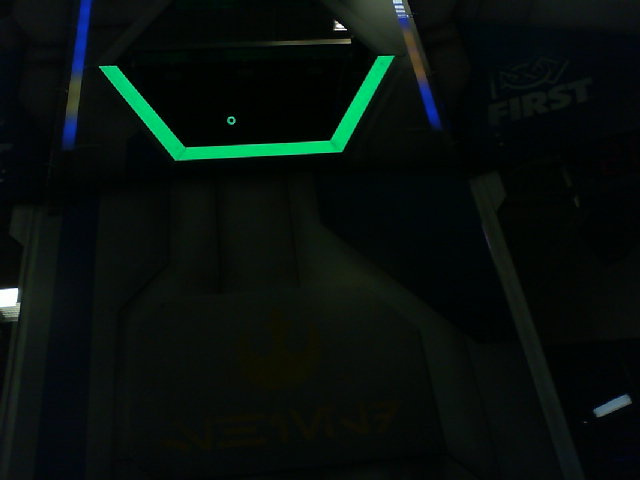
#> input picture Dark Images/BlueGoal-060in-Center.jpg, 640 x 480 px, given in place of the camera
$ python DrawContours.py
#> lines starting #> are read from the running program, lines starting #| are printed output that depends on the picture; after the words box and inside, x2 and y2 are one past the last pixel; in counts of white or black regions, pixels touching at a corner belong together
import cv2 #OpenCV
import numpy as np
cap = cv2.VideoCapture(0) #Video capture device 0
lower = np.array([50,150,80]) #Lower bound for the HSV Filter
upper = np.array([70,255,255]) #Upper bound for the HSV Filter

while(True):
    ret, frame = cap.read() #Read camera by frame
#> frame is the input picture: shape (480, 640, 3); mean B, G, R 12.6, 15.7, 7.4
    gray = cv2.cvtColor(frame, cv2.COLOR_BGR2GRAY) #Converts to Grayscale
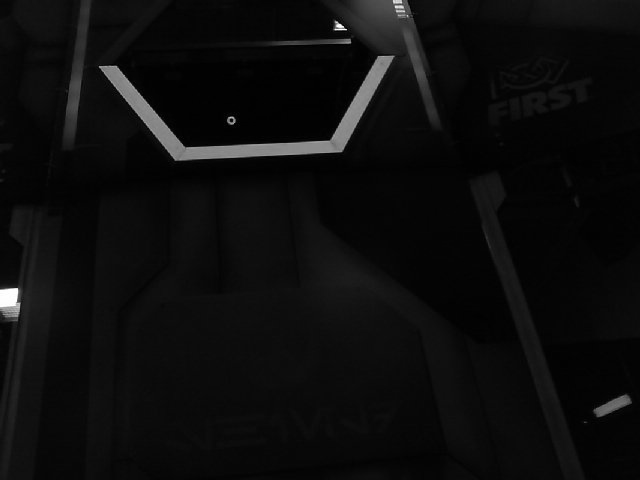
#> gray: shape (480, 640); min 0, max 255, mean 12.9
    cv2.imshow("Grayscale", gray)
    ret, thresh = cv2.threshold(gray, 127, 255, 0)
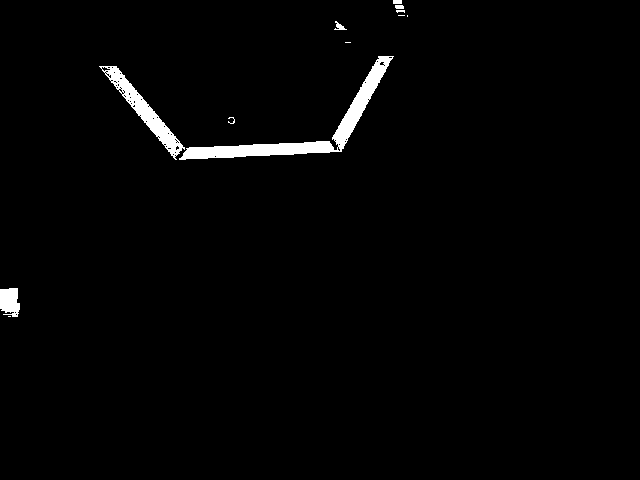
#> thresh: shape (480, 640); 1.7% white; 12 white regions (4 under 20 px)
    contours, hierarchy = cv2.findContours(thresh, cv2.RETR_EXTERNAL, cv2.CHAIN_APPROX_NONE)
#> contours = 12 contours, 6 with area under 20; largest, box (x1, y1, x2, y2) and area: (179, 56, 394, 160) 2912, (99, 66, 185, 160) 1508, (0, 288, 20, 317) 412, (334, 21, 347, 30) 33, (393, 0, 402, 4) 24, (395, 5, 404, 9) 23
    traced = cv2.drawContours(frame, contours, -1, (0,0,255), 3)
    cv2.imshow("Pipeline", traced)

    if cv2.waitKey(1) & 0xFF == ord('q'): #If q is pressed
#> (key q is pressed here)
        break #Exit the loop

cap.release() #Turn off camera
cv2.destroyAllWindows() #Turn off OpenCV

$ run again, on Dark Images/BlueGoal-084in-Center.jpg
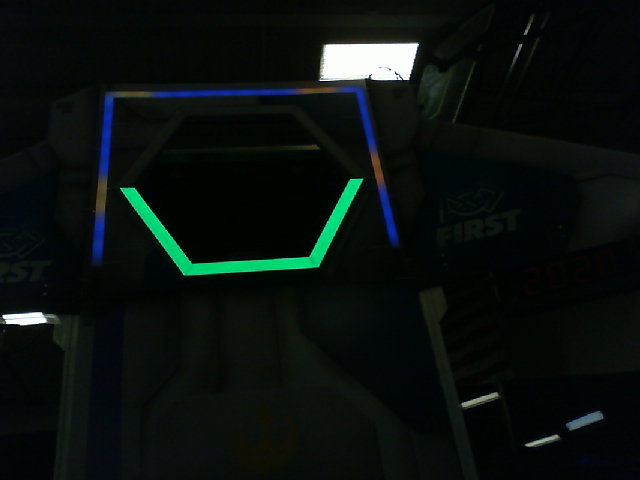
#> input picture Dark Images/BlueGoal-084in-Center.jpg, 640 x 480 px, given in place of the camera
#> frame is the input picture: shape (480, 640, 3); mean B, G, R 14.5, 16.7, 9.8
#> `ret, thresh = cv2.threshold(gray, 127, 255, 0)`:
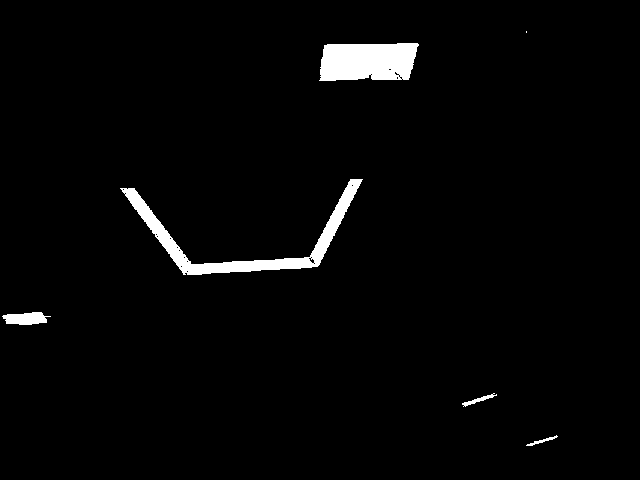
#> thresh: shape (480, 640); 2.5% white; 6 white regions (1 under 20 px)
#> contours = 6 contours, 1 with area under 20; largest, box (x1, y1, x2, y2) and area: (120, 179, 363, 275) 3374, (319, 43, 419, 81) 3199, (2, 312, 51, 325) 396, (462, 393, 497, 407) 87, (526, 435, 558, 446) 54
#> `traced = cv2.drawContours(frame, contours, -1, (0,0,255), 3)`:
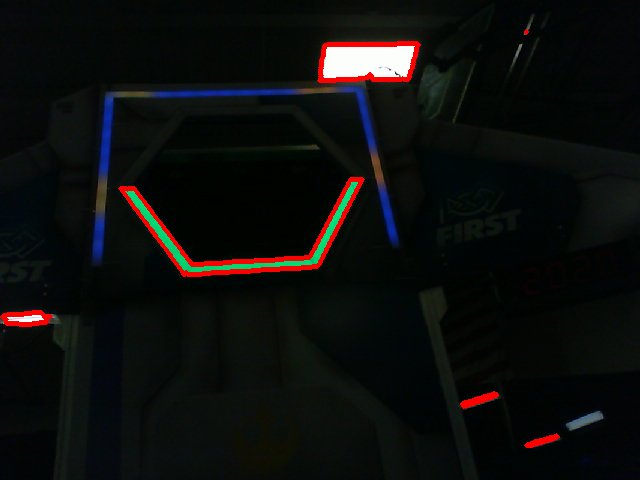
#> traced: shape (480, 640, 3); mean B, G, R 12.6, 14.1, 13

$ run again, on Dark Images/BlueGoal-108in-Center.jpg
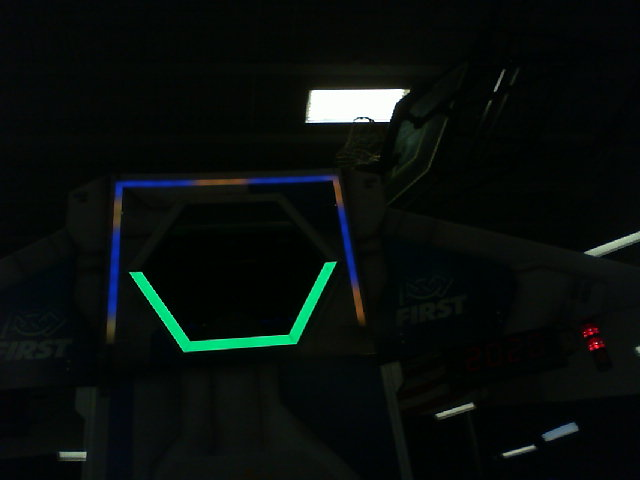
#> input picture Dark Images/BlueGoal-108in-Center.jpg, 640 x 480 px, given in place of the camera
#> frame is the input picture: shape (480, 640, 3); mean B, G, R 12.3, 14.6, 8.6
#> `ret, thresh = cv2.threshold(gray, 127, 255, 0)`:
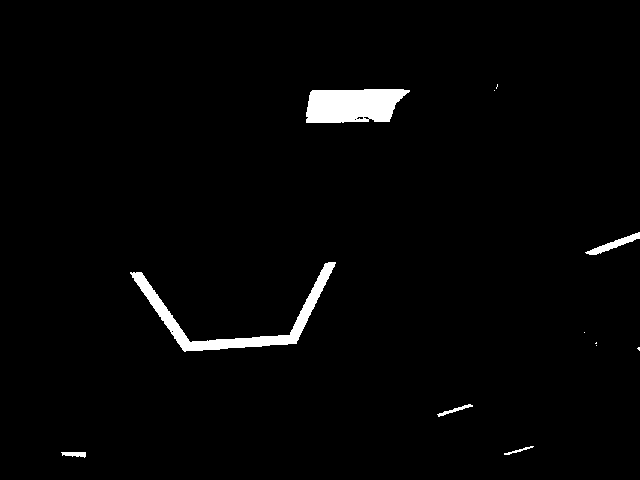
#> thresh: shape (480, 640); 2.1% white; 12 white regions (6 under 20 px)
#> contours = 12 contours, 6 with area under 20; largest, box (x1, y1, x2, y2) and area: (306, 89, 410, 123) 2802, (130, 262, 336, 352) 2593, (585, 232, 640, 255) 299, (61, 452, 86, 458) 78, (437, 404, 473, 417) 77, (504, 446, 534, 455) 36
#> `traced = cv2.drawContours(frame, contours, -1, (0,0,255), 3)`:
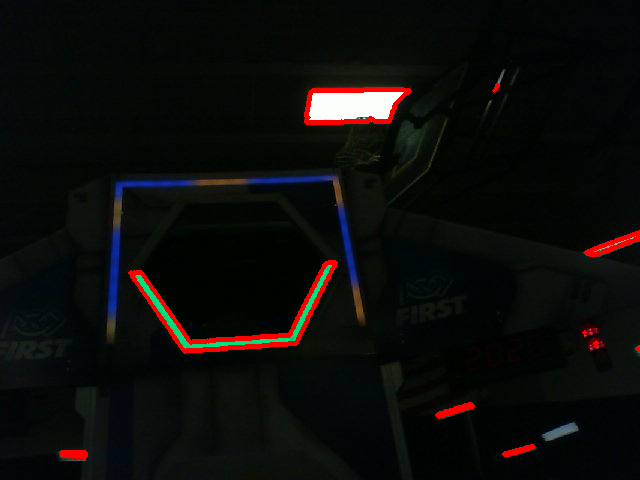
#> traced: shape (480, 640, 3); mean B, G, R 10.5, 12.2, 11.8

$ run again, on Dark Images/BlueGoal-132in-Center.jpg
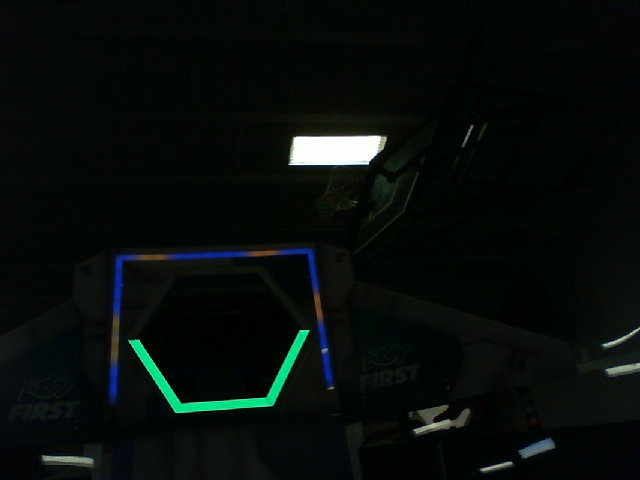
#> input picture Dark Images/BlueGoal-132in-Center.jpg, 640 x 480 px, given in place of the camera
#> frame is the input picture: shape (480, 640, 3); mean B, G, R 10.9, 13.3, 7.5
#> `gray = cv2.cvtColor(frame, cv2.COLOR_BGR2GRAY)`:
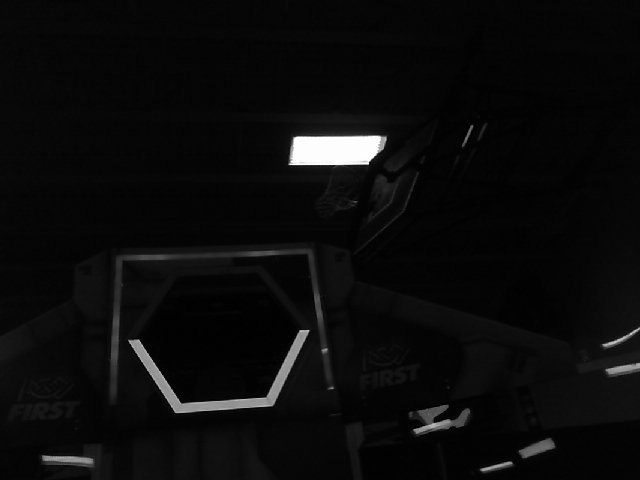
#> gray: shape (480, 640); min 0, max 255, mean 11.3
#> `ret, thresh = cv2.threshold(gray, 127, 255, 0)`:
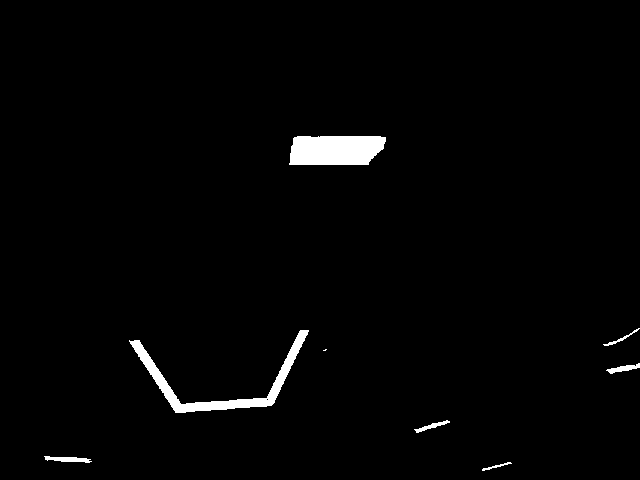
#> thresh: shape (480, 640); 1.8% white; 8 white regions (1 under 20 px)
#> contours = 8 contours, 1 with area under 20; largest, box (x1, y1, x2, y2) and area: (289, 136, 386, 165) 2422, (129, 330, 309, 413) 2038, (44, 456, 92, 463) 147, (606, 363, 640, 374) 122, (414, 420, 450, 433) 97, (603, 328, 640, 346) 54, (482, 462, 512, 471) 36
